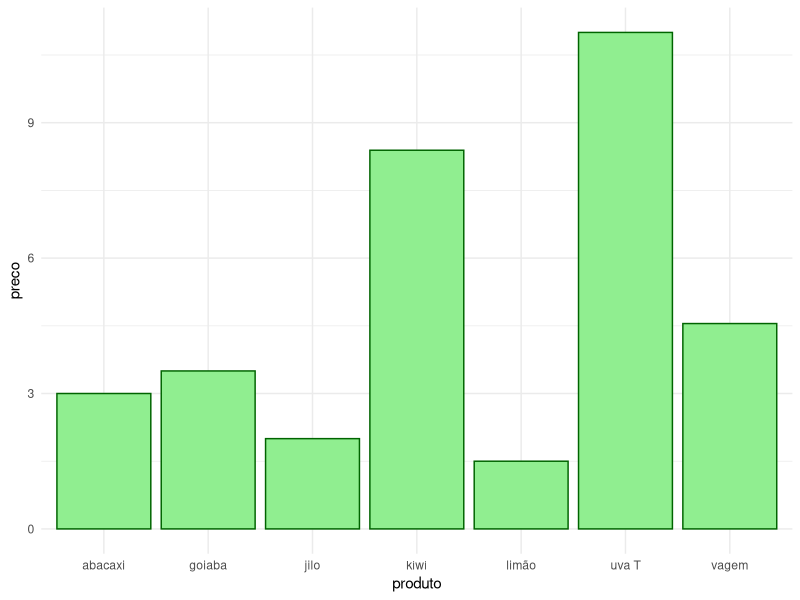
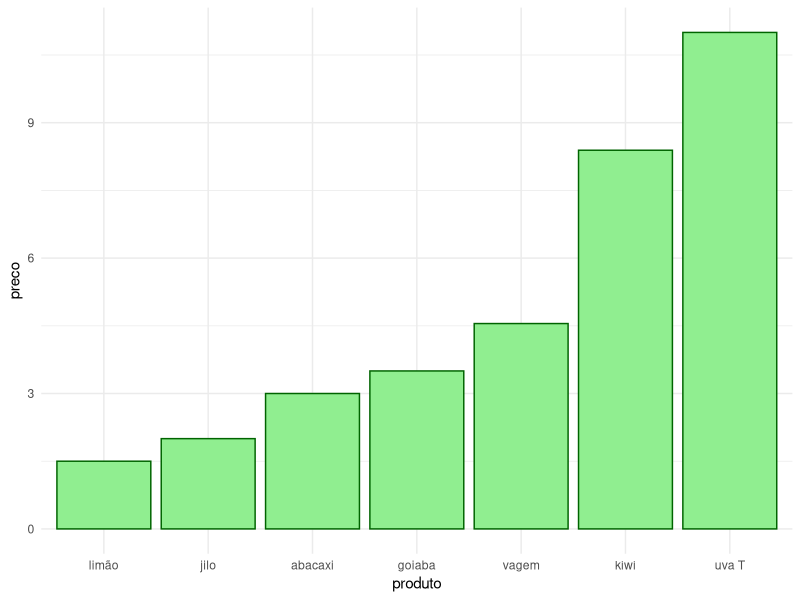
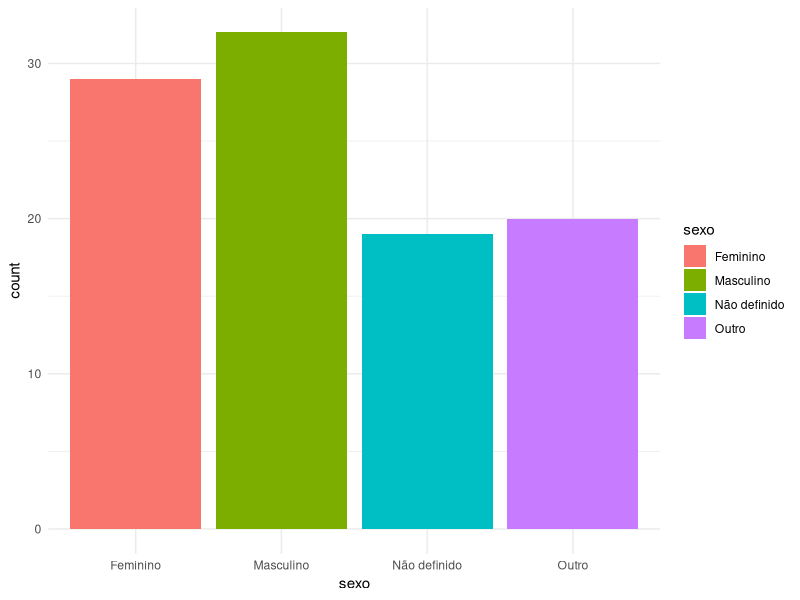
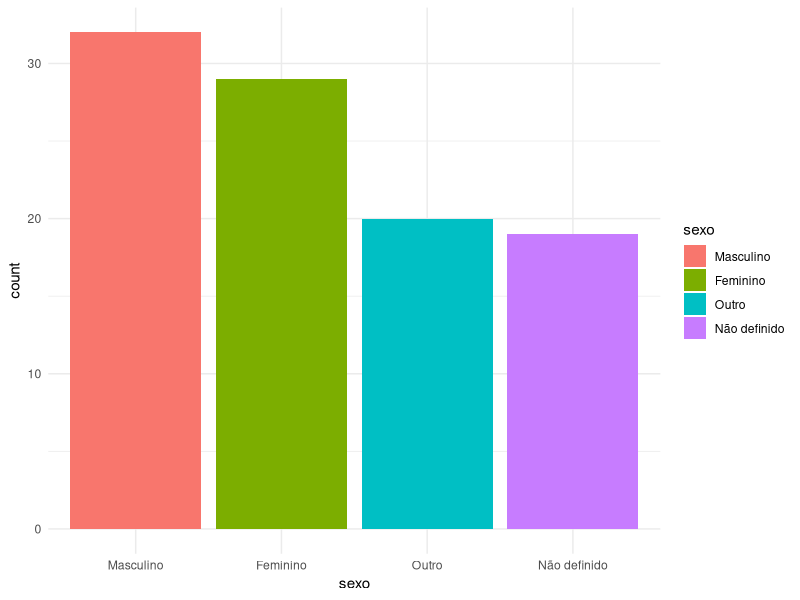
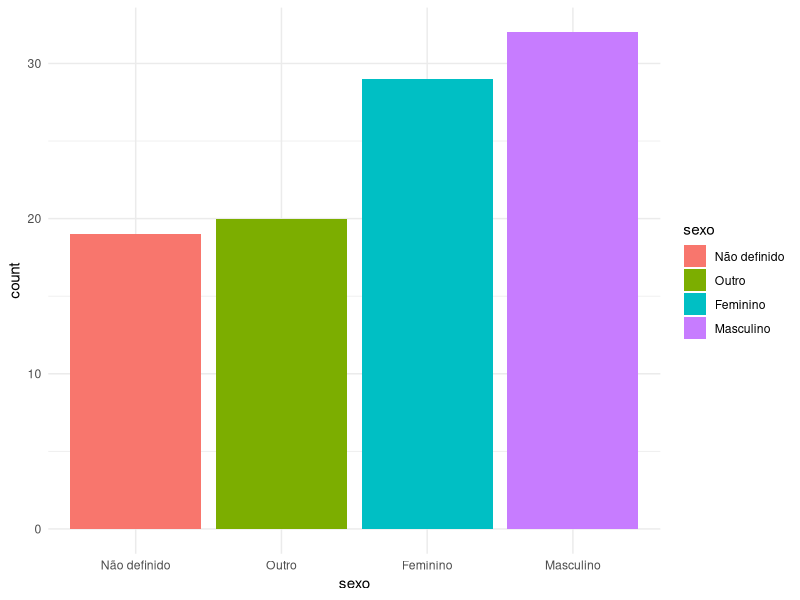

The R source for these figures, in order:
## ---- chunk 1
meses <- c("Janeiro", "Fevereiro", "Março",    "Abril", 
           "Maio",    "Junho",     "Julho",    "Agosto", 
           "Setembro", "Outubro",  "Novembro", "Dezembro")
## ---- chunk 2
sort(meses)
## ---- chunk 3
meses <-  c("Janeiro", "Fevereiro", "Março",    "Abril", 
            "Maio",    "Junho",     "Julho",    "Agosto", 
            "Setembro", "Outubro",  "Novembro", "Dezembro")
## ---- chunk 4
# carregando o pacote forcats
library(forcats)

meses2 <- factor(meses, levels = meses)
sort(meses2)
## ---- chunk 5
meses3 <- factor(meses)
sort(meses3)
## ---- chunk 6
meses_erro <-   c("Janeiro", "Fevereirooo", "Março",    "Abril", 
                   "Maio",    "Junho",     "Julho",    "Agosto", 
                   "Setembro", "Outubro",  "Novembro", "Dezembro")

meses_erro <- factor(meses_erro, levels = meses)
sort(meses_erro)
## ---- chunk 7
library(tibble)

# Criando uma tibble fictícia
data <- tibble(produto = factor(c("abacaxi", "goiaba", "limão", "uva T", "kiwi", "vagem", "jilo")),
               preco = c(3.0, 3.5, 1.5, 11.0, 8.39, 4.55, 2.0))

## ---- chunk 8
library(ggplot2)

ggplot(data) +
  geom_bar(aes(x=produto, y=preco), 
           stat = "identity", 
           fill="lightgreen", 
           col="darkgreen") +
  theme_minimal()
## ---- chunk 9
# carregando o pacote dplyr para usar mutate
library(dplyr)

# Ordenar a variável produto de acordo com uma outra variável: preco
data <- data %>%
  mutate(produto = fct_reorder(produto, preco))

# plotando novamente o gráfico
ggplot(data) +
  geom_bar(aes(x=produto, y=preco), 
           stat = "identity", 
           fill="lightgreen", 
           col="darkgreen") +
  theme_minimal()
## ---- chunk 10
data <- data %>%
  mutate(tipo = fct_collapse(produto,
                             "fruta" = c("abacaxi", "goiaba", "limão", "uva T", "kiwi"),
                             "legume" = c("vagem", "jilo")))

data
## ---- chunk 11
# Recode factor levels
data <- data %>%
  mutate(produto = fct_recode(produto,
                            "Uva Thompson" = "uva T",
                            "Limão Thaiti" = "limão",
                            "Goiaba"       = "goiaba",
                            "Abacaxi"      = "abacaxi",
                            "Kiwi"         = "kiwi",
                            "Vagem"        = "vagem", 
                            "Jiló"         = "jilo"))


data
## ---- chunk 12
library(tibble)

# criando um data frame com dados de idade e sexo
# Definir parâmetros da distribuição normal
media_idade   <- 40
desvio_padrao <- 10
n_pessoas     <- 100

# Definir sementes aleatórias para garantir a reprodutibilidade
set.seed(20)

# Criar uma tibble com o nome df_sexo
df_sexo <- tibble(id = 1:n_pessoas,
                  sexo = sample(c("Masculino", "Feminino", "Outro", "Não definido"), n_pessoas, replace = TRUE),
                  idade = round(rnorm(n_pessoas, mean = media_idade, sd = desvio_padrao), 0))

print(df_sexo)
## ---- chunk 13
# plotando um gráfico de barras das frequências de cada sexo
ggplot(df_sexo) +
  geom_bar(aes(x=sexo, fill=sexo)) +
  theme_minimal()
## ---- chunk 14
# indicando que a variável sexo deverá ser ordenada de acordo com a frequência (decrescente)
df_sexo <- df_sexo %>%
  mutate(sexo = fct_infreq(sexo))


# plotando um gráfico de barras das frequências de cada sexo
ggplot(df_sexo) +
  geom_bar(aes(x=sexo, fill=sexo)) +
  theme_minimal()
## ---- chunk 15
# indicando que a variável sexo deverá ser ordenada de acordo com a frequência, na ordem crescente
df_sexo <- df_sexo %>%
  mutate(sexo = fct_rev(fct_infreq(sexo)))


# plotando um gráfico de barras das frequências de cada sexo
ggplot(df_sexo) +
  geom_bar(aes(x=sexo, fill=sexo)) +
  theme_minimal()
## ---- chunk 16
library(ggplot2)
data(mpg)
mpg$cty_cat <- cut(mpg$cty,               
                   breaks=c(0, 15, 20, 35),                  
                   labels=c("Beberrão","Moderado", "Econômico"))
table(mpg$cty_cat)
## ---- chunk 17
class(mpg$cty_cat)
## ---- chunk 18
unique(mpg$cty_cat)
## ---- chunk 19
mpg$cty_cat <- cut(mpg$cty,
                   
                   breaks=c(0, 15, 20, 35),                               
                   labels=c("Beberrão","Moderado", "Econômico"),
                   ordered_result = TRUE)
## ---- chunk 20
class(mpg$cty_cat)
## ---- chunk 21
unique(mpg$cty_cat)
